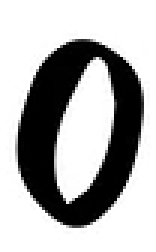
#> input picture kadai11/0.jpg, 52 x 84 px (shown 3 times larger); its folder holds 4 pictures in this run
$ python main.py
#> lines starting #> are read from the running program, lines starting #| are printed output that depends on the picture
#!/usr/bin/env python3
# -*- coding: utf-8 -*-
"""
Created on Fri Jun  9 15:52:06 2023

@author: higashi
"""

import numpy as np
import sklearn.datasets
import matplotlib.pylab as plt
import sklearn.model_selection
import sklearn.svm
from sklearn.neighbors import KNeighborsClassifier
from sklearn.neural_network import MLPClassifier
from sklearn.naive_bayes import GaussianNB
from sklearn.svm import SVC
from sklearn.model_selection import cross_validate
from PIL import Image, ImageOps

def class_average(X, y, img_size):
    A = []
    for i in range(10):
        x = X[y == i]
        x = x.mean(0)
        A.append(x.reshape(img_size))
    return A

def cross_validate(clf_type, X, y, cv):
    train_scores = []
    test_scores = []

    if clf_type == 'kNN':
        clf = sklearn.neighbors.KNeighborsClassifier()
    if clf_type == 'MLP':
        clf = sklearn.neural_network.MLPClassifier()
    if clf_type == 'NaiveBayes':
        clf = sklearn.naive_bayes.GaussianNB()
    if clf_type == 'SVM':
        clf = sklearn.svm.SVC()
    scores = sklearn.model_selection.cross_validate(clf, X, y, cv=cv, return_train_score=True)

    return scores['train_score'],scores['test_score']

def load_img(test_img_number):
    img = Image.open(str(test_img_number)+'.jpg')
    img_gray = img.convert('L')
    img_invert = ImageOps.invert(img_gray)
    img_resize = img_invert.resize(img_size)
    img_array = np.array(img_resize)/16
    img_reshape = img_array.reshape([-1, np.prod(img_size)])
    return np.array(img_reshape[0])

if __name__=="__main__":
    np.random.seed(0)

    #%% 01 visualize averaged image for each classs
    print('\nExecuting 01...')
    data = sklearn.datasets.load_digits()
    X, y = data['data'], data['target']
    feature_names = data['feature_names']
    target_names = data['target_names']
    n_samples, n_features = X.shape
    class_labels = np.unique(y)
    n_classes = len(class_labels)
    img_size = [8, 8]
    ave_imgs = class_average(X, y, img_size) # output matrix (n_samples x 8 x 8)
    plt.figure(1); plt.clf()
    for cc, class_label in enumerate(class_labels):
        plt.subplot(len(class_labels), 1, cc + 1)
        plt.imshow(ave_imgs[cc], cmap='gray')
        plt.axis('off')

    #%% 02 use various classifiers
    print('\nExecuting 02...')
    n_fold = 10
    clf_types = ['kNN', 'MLP', 'NaiveBayes', 'SVM']
    scores = np.zeros([2, len(clf_types)])
    for cc, clf_type in enumerate(clf_types):
        cv_train_scores, cv_test_scores = cross_validate(clf_type, X, y, cv=n_fold)
        print('Performed by {}'.format(clf_type))
        print('\tTrain score:\t{:.2%}'.format(cv_train_scores.mean()))
        print('\tTest score:\t{:.2%}'.format(cv_test_scores.mean()))
        scores[0, cc] = cv_train_scores.mean()
        scores[1, cc] = cv_test_scores.mean()

    #%% 03 use your own testing images
    print('\nExecuting 03...')
    clf = sklearn.svm.SVC()
    clf.fit(X, y)
    plt.figure(4); plt.clf()
    for cc, test_img_number in enumerate(class_labels):
        test_x = load_img(test_img_number)
#> in load_img, img is the input picture: PIL image 52x84 RGB; min 0, max 255, mean 174.8
#> in load_img, `img_invert = ImageOps.invert(img_gray)`:
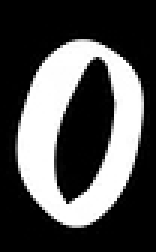
#> img_invert: PIL image 52x84 L (shown 3 times larger); min 0, max 255, mean 80.2
#> test_x = 64 values, max 15.94 at index 26, min 0 at index 0, mean 5.12

        plt.subplot(len(class_labels), 1, cc + 1)
        plt.imshow(test_x.reshape(img_size), cmap='gray')
        plt.axis('off')

        y_est = clf.predict(test_x[np.newaxis])
#> y_est = [4]
        print('Test class {} image --> classified into class {}.'.format(cc, y_est[0]))
#| Test class 0 image --> classified into class 4.
#> pass 2 of the loop `for cc, test_img_number in enumerate(class_labels):`:
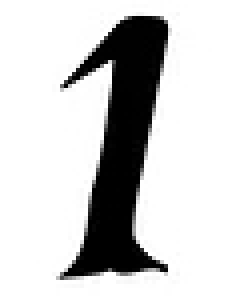
#> input picture kadai11/1.jpg, 57 x 74 px (shown 4 times larger)
#> in load_img, img is the input picture: PIL image 57x74 RGB; min 0, max 255, mean 201.9
#> img_gray: PIL image 57x74 L
#> in load_img (call 2), `img_invert = ImageOps.invert(img_gray)`:
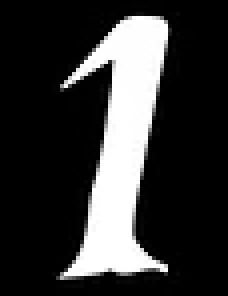
#> img_invert: PIL image 57x74 L (shown 4 times larger); min 0, max 255, mean 53.1
#> test_x = 64 values, max 15.94 at index 12, min 0 at index 0, mean 3.46
#> y_est = [1]
#| Test class 1 image --> classified into class 1.
#> pass 3 of the loop `for cc, test_img_number in enumerate(class_labels):`:
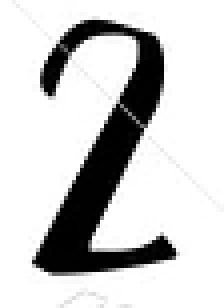
#> input picture kadai11/2.jpg, 56 x 77 px (shown 4 times larger)
#> in load_img, img is the input picture: PIL image 56x77 RGB; min 0, max 255, mean 204.2
#> img_gray: PIL image 56x77 L
#> in load_img (call 3), `img_invert = ImageOps.invert(img_gray)`:
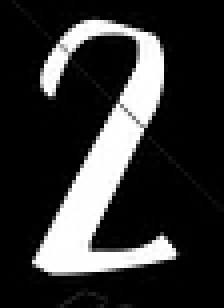
#> img_invert: PIL image 56x77 L (shown 4 times larger); min 0, max 255, mean 50.8
#> test_x = 64 values, max 15.88 at index 35, min 0 at index 1, mean 3.31
#> y_est = [8]
#| Test class 2 image --> classified into class 8.
#> (the run stopped early here; a loop or call above may not have finished)
